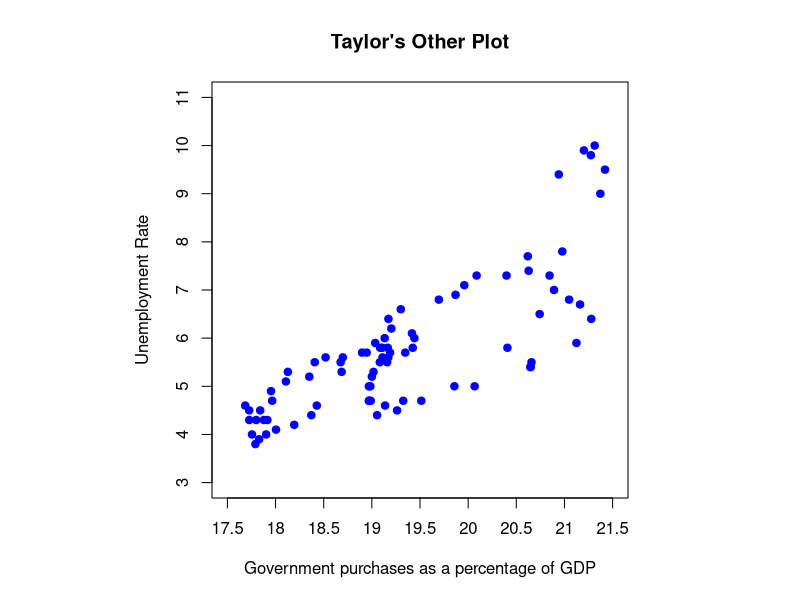
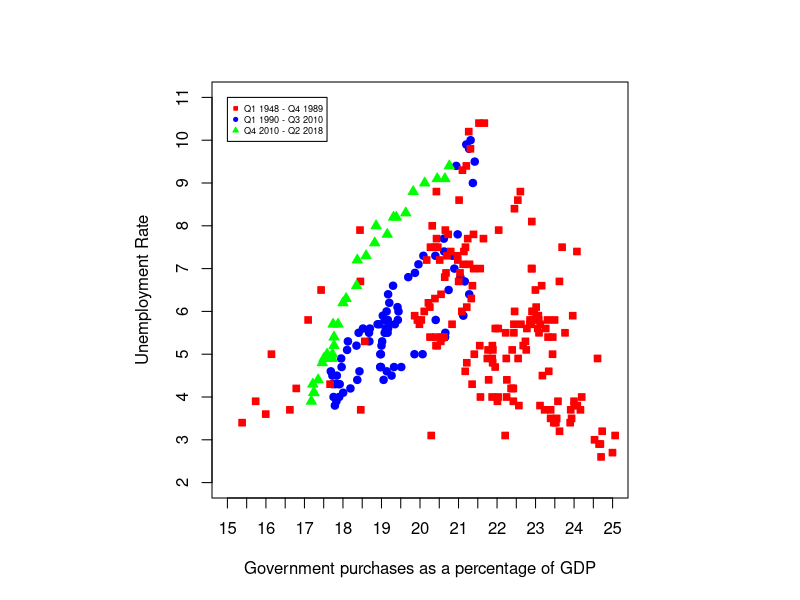
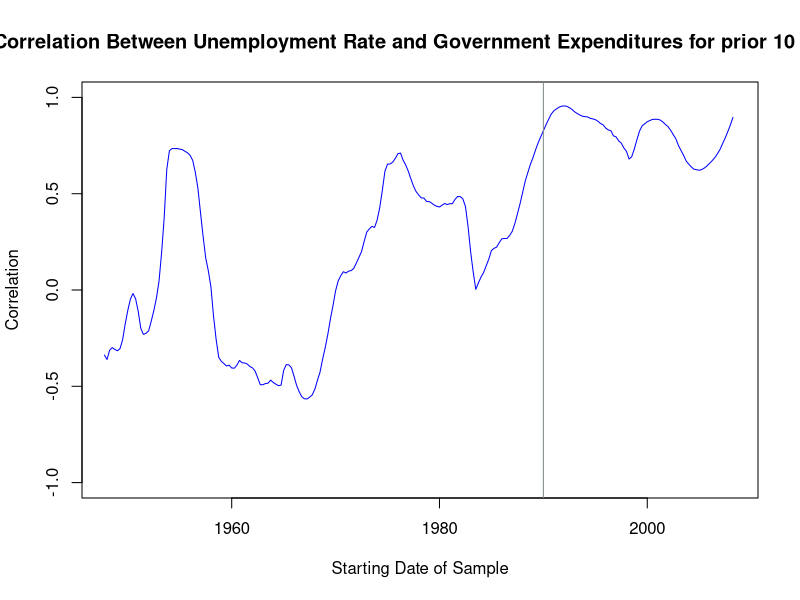
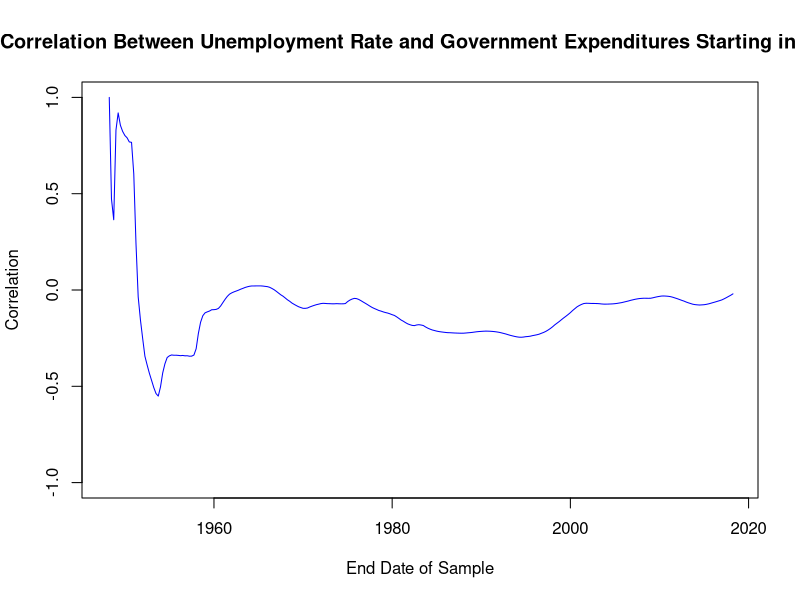
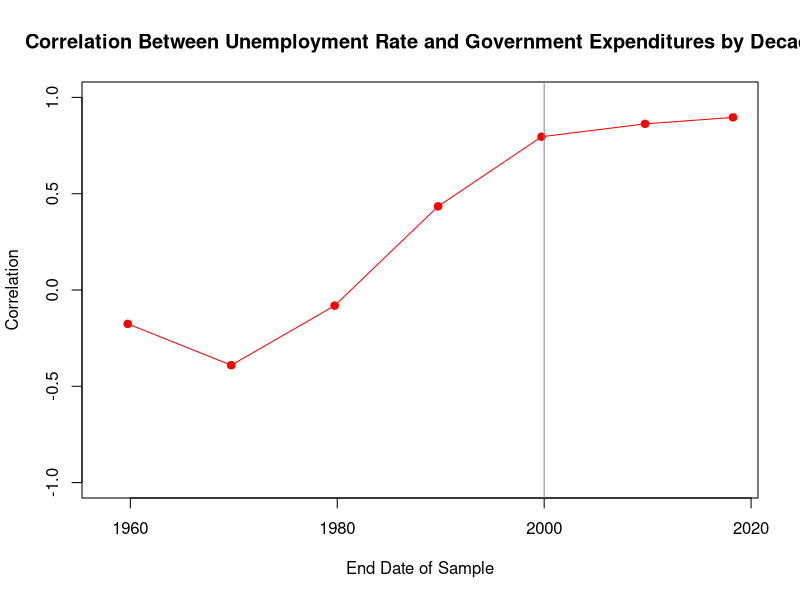
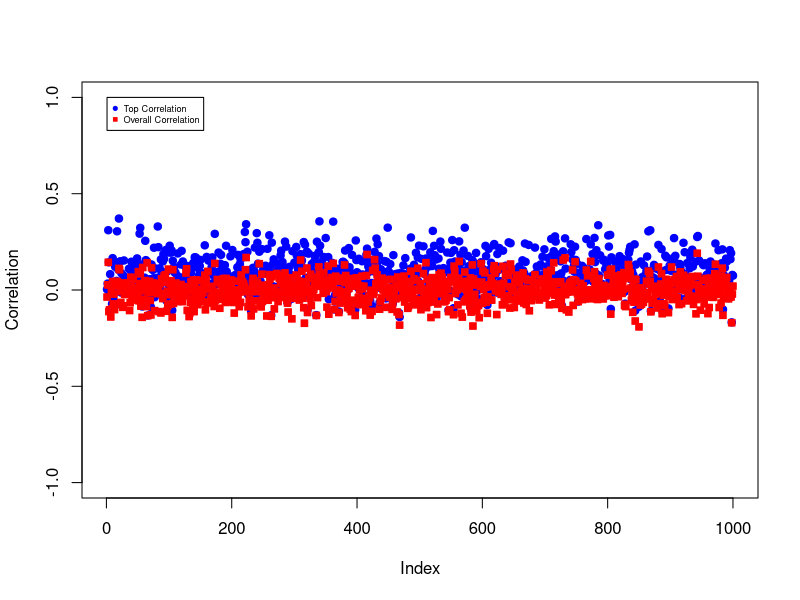
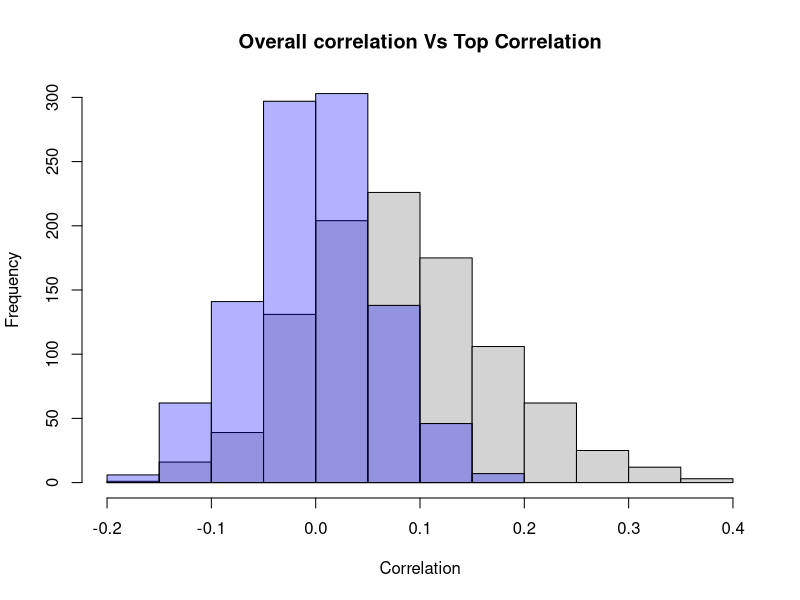

Write the R code that produced these figures, in order.
####################################
### Project 2                    ###
### MSBC 5030                    ###
### Team 2                       ###
### Neven Grgic, Sarah Wofford,  ###
### Emily Williams, Shian Zheng, ###
### Aditi Tripathi               ###
### 10/16/18                     ###
####################################

sink("Project 2 log", append=FALSE, split=TRUE) 

#set working directory and read in data#
setwd( 'C:/Users/ngrgi/OneDrive/Documents/MS Courses/Quantitative Methods')
Invest <- read.csv("GCE.csv", stringsAsFactors = FALSE)
Unrate <- read.csv("UNRATE.csv", stringsAsFactors = FALSE)
GDP <- read.csv("GDP.csv", stringsAsFactors = FALSE) 

###############################
### Q1: Produce the Dataset ###
###############################

#Reformat date for unemployment data and pull out month and year
Unrate$date <- as.Date(Unrate$DATE, format = '%m/%d/%Y')
Unrate$month <- as.numeric(substr(Unrate$date, start = 6, stop = 7))
Unrate$year <- as.numeric(substr(Unrate$date, start = 1, stop = 4))

#trim data to be quarterly using month and add Investment and GDP data starting in 1948
#Rename this Quarterly Data
QuarterlyData <- Unrate[Unrate$month == 1 | Unrate$month == 4 | Unrate$month == 7 |
                          Unrate$month == 10, c("date", "month","year", "UNRATE") ]
QuarterlyData$Investment <- Invest$GCE[5:287]
QuarterlyData$GDP <- GDP$GDP[5:287]

#add variable for investment as a percentage of GDP
QuarterlyData$Percentage <- (QuarterlyData$Investment/QuarterlyData$GDP) *100

#Remove last row of dataframe since Q3 2018 is not yet reported for Investment and GDP
QuarterlyData <- QuarterlyData[-nrow(QuarterlyData), ]

#Include only years 1990-2010 to replicate Taylor's plot
Plot1QuarterlyData <- QuarterlyData[QuarterlyData$year >= 1990 & QuarterlyData$year <= 2010, ]

#Trim to not include Q4 2010, as Taylors final data point is Q3 2010
#Q1DF provides the data needed to recreate Taylor's other plot
Q1DF <- Plot1QuarterlyData[-nrow(Plot1QuarterlyData), ]

##########################
###  Q2 Make the plot  ###
##########################

#square off the x and y axis to replicate Taylor's graph
par(pty = "s")

plot(Q1DF$Percentage, Q1DF$UNRATE, xlim = c(17.5,21.5), ylim = c(3,11),
     ylab = "Unemployment Rate", xlab = "Government purchases as a percentage of GDP",
     xaxt = "n", yaxt = 'n', type = "p", col = "blue", pch = 19,
     main = "Taylor's Other Plot")
xticks <- seq(from = 17.5, to = 21.5, by = .5)
yticks <- c(3:11)
axis(1, at = xticks, labels=xticks)
axis(2, at = yticks, labels = yticks)

###################################
### Q3: plot the complete data  ###
###################################

#Make dataframes for before and after taylors data
BeforeTaylorQuarterlyData <- QuarterlyData[QuarterlyData$year < 1990, ]
AfterTaylorQuarterlyData <- QuarterlyData[QuarterlyData$year >= 2010, ]
#Cut Q1-Q3 of 2010 out of the After Data
AfterTaylorQuarterlyData <- AfterTaylorQuarterlyData[4:34, ]

#Make a plot that includes all data from 1948 to 2018. First, add Taylor's data
par(pty = "s")
plot(Q1DF$Percentage, Q1DF$UNRATE, xlim = c(15,25), ylim = c(2,11),
     ylab = "Unemployment Rate", xlab = "Government purchases as a percentage of GDP",
     xaxt = "n", yaxt = 'n', type = "p", col = "blue", pch = 19)
xticks <- seq(from = 15, to = 25, by = .5)
yticks <- c(2:11)
axis(1, at = xticks, labels=xticks)
axis(2, at = yticks, labels = yticks)

#add point for before and after the current plot
points(BeforeTaylorQuarterlyData$Percentage, BeforeTaylorQuarterlyData$UNRATE, type = 'p', col = 'red', bg = 'red', pch = 22)
points(AfterTaylorQuarterlyData$Percentage, AfterTaylorQuarterlyData$UNRATE, col = 'green', bg = 'green', pch = 24)
legend(15, 11, legend=c("Q1 1948 - Q4 1989", "Q1 1990 - Q3 2010", "Q4 2010 - Q2 2018"),
       col=c("red", "blue", "green"), pch = c(22, 19, 24), pt.bg = c("red", "blue", "green"), cex = .55)

###################################
### Q4: Analyze correlations    ###
###################################

#Calculate correlation from Taylor's sample
cor.test(Q1DF$UNRATE, Q1DF$Percentage)

#Calculate correlation from the entire data set (1948-2018)
cor.test(QuarterlyData$UNRATE, QuarterlyData$Percentage)

#Correlation from only before Taylor's dataset (1948- 1989)
cor.test(BeforeTaylorQuarterlyData$UNRATE, BeforeTaylorQuarterlyData$Percentage)

#Correlation from only after Taylor's dataset (Q42010 - Q22018)
cor.test(AfterTaylorQuarterlyData$UNRATE, AfterTaylorQuarterlyData$Percentage)

########E########################################################################
##### Plot a graph of correlations for the prior 10 years from each quarter #####
#################################################################################

#Initialize empty vector to hold correlations for prior ten years of data from each datapoint
QuarterlyData$tenYearCor <- rep(NA, times = nrow(QuarterlyData))

#calculate correlation for the past decade for each datapoint and store in the vector we created
for (i in 40:nrow(QuarterlyData)){
   QuarterlyData$tenYearCor[i] <- cor(QuarterlyData$UNRATE[(i-39):i], QuarterlyData$Percentage[(i-39):i])
}

#create date variable for plotting to show the date where data starts for calculation of 
#correlation at each point. Since we are going back ten years, date - 10 years
dateLessTen <- as.POSIXlt(QuarterlyData$date)
dateLessTen$year <- dateLessTen$year - 10
QuarterlyData$dateLessTen <- as.Date(dateLessTen)

#plot the correlations for the past 10 years at each point
par(pty = 'm')
plot(QuarterlyData$dateLessTen, QuarterlyData$tenYearCor, type = 'l', 
     xlim = c(QuarterlyData$date[1],QuarterlyData$date[nrow(QuarterlyData) - 40]),
     ylim = c(-1,1),
     xlab = "Starting Date of Sample", ylab = "Correlation",
     main = " Correlation Between Unemployment Rate and Government Expenditures for prior 10 years",
     col = "blue")
abline(v = QuarterlyData$date[QuarterlyData$date == "1990-01-01"], col = "azure4") 

###################################################################
###### Plot a graph of correlations from 1948 to each quarter  ####
###################################################################

#Initialize vector to hold total correlations
QuarterlyData$TotalCor <- rep(NA, times = nrow(QuarterlyData))

#calculate correlations using data from beginning up to each point in the data
for (i in 2:nrow(QuarterlyData)){
  QuarterlyData$TotalCor[i] <- cor(QuarterlyData$UNRATE[1:i], QuarterlyData$Percentage[1:i]) 
}
#plot correlations using each new datapoint in our calculation
plot(QuarterlyData$date, QuarterlyData$TotalCor, type = 'l', 
     xlim = c(QuarterlyData$date[1],QuarterlyData$date[282]),
     ylim = c(-1,1),
     xlab = "End Date of Sample", ylab = "Correlation",
     main = " Correlation Between Unemployment Rate and Government Expenditures Starting in 1948",
     col = "blue")

#########################################
### plot correlations for each decade ###
#########################################

#pull out each decade
DecadeCorrelations <- (QuarterlyData[c(48, 88, 128, 168, 208, 248, 282), ])
#lot each and the correlation for that decade
plot(DecadeCorrelations$date, DecadeCorrelations$tenYearCor, type = 'l',
     xlim = c(QuarterlyData$date[40],QuarterlyData$date[282]),
     ylim = c(-1,1),
     xlab = "End Date of Sample", ylab = "Correlation",
     main = " Correlation Between Unemployment Rate and Government Expenditures by Decade",
     col = "red")
points(DecadeCorrelations$date, DecadeCorrelations$tenYearCor, pch = 19, col = "red")
abline(v = QuarterlyData$date[QuarterlyData$date == "2000-01-01"], col = "azure4") 

##########################
### Q5: Cherry Picking ###
##########################

#make uncorrelated variables and look at overall correlation
set.seed(123)
x <- rnorm(n = 256, mean = mean(QuarterlyData$UNRATE), sd = sd(QuarterlyData$UNRATE))
y <- rnorm(n = 256, mean = mean(QuarterlyData$Percentage), sd = sd(QuarterlyData$Percentage))
OverallCor <- cor(x,y)
cor.test(x,y) #check that correlation of the two variables is not statistically different than 0

#Calculate correlation for the last 256, 255, ... , 60 quarters 
#and find the max correlation over this time
xyFrame <- data.frame(x,y)
xyFrame$TotalCor <- rep(NA, times = 256)

for (i in 1:196){
  xyFrame$TotalCor[i] <- cor(xyFrame$x[i:256], xyFrame$y[i:256]) 
}
TopCor <- max(xyFrame$TotalCor[1:196])

#Now we will do this 1000 times
#initialize empty vectors to find these correlations for 1000 simulations
xyFrame$TotalCor <- rep(NA, times = 256)
TopCor <- rep(NA, times = 1000)
OverallCor <- rep(NA, times = 1000)
Results <- data.frame(TopCor, OverallCor)

#Calculate the correlations specified above for 1000 simulations, storing the "cherry picked"
#correlation and Overall correlation for each simulation
set.seed(123)
for (i in 1:1000){
  x <- rnorm(256, mean = mean(QuarterlyData$UNRATE), sd = sd(QuarterlyData$UNRATE))
  y <- rnorm(256, mean(QuarterlyData$Percentage), sd = sd(QuarterlyData$Percentage))
  xyFrame <- data.frame(x,y)
  for (a in 1:196){
    xyFrame$TotalCor[a] <- cor(xyFrame$x[a:256], xyFrame$y[a:256]) 
  }
  Results$TopCor[i] <- max(xyFrame$TotalCor[1:196])
  Results$OverallCor[i] <- cor(x,y)
}

#plot the top correlations in each sample
plot(Results$TopCor, ylim = c(-1,1),
     ylab = "Correlation",
    type = "p", col = "blue", pch = 19)

#add point for overall correlation in each sample
points(Results$OverallCor, type = 'p', col = 'red', bg = 'red', pch = 22)
legend(1, 1, legend=c("Top Correlation", "Overall Correlation"),
       col=c("blue", "red"), pch = c(19, 22), pt.bg = c("blue", "red"), cex = .55)

#make histograms showing the results of the top correlation and the overall correlations
hist(Results$TopCor, ylim = c(0, 300), xlab = "Correlation", main = "Overall correlation Vs Top Correlation")
hist(Results$OverallCor, add=TRUE, col=rgb(0,0,1,alpha=0.3))

#run a t-test of our top correlations vs our overall correlations and our top correlations vs Taylor's
#high correlation from Q1.
TaylorCor <- cor(Q1DF$UNRATE, Q1DF$Percentage)
t.test(Results$TopCor, Results$OverallCor) #There is a difference here, TopCor is significantly higher
t.test(Results$TopCor, mu = TaylorCor)#Top Correlation is nowhere near Taylor's correlation on average

#find max top correlation
max(Results$TopCor)

